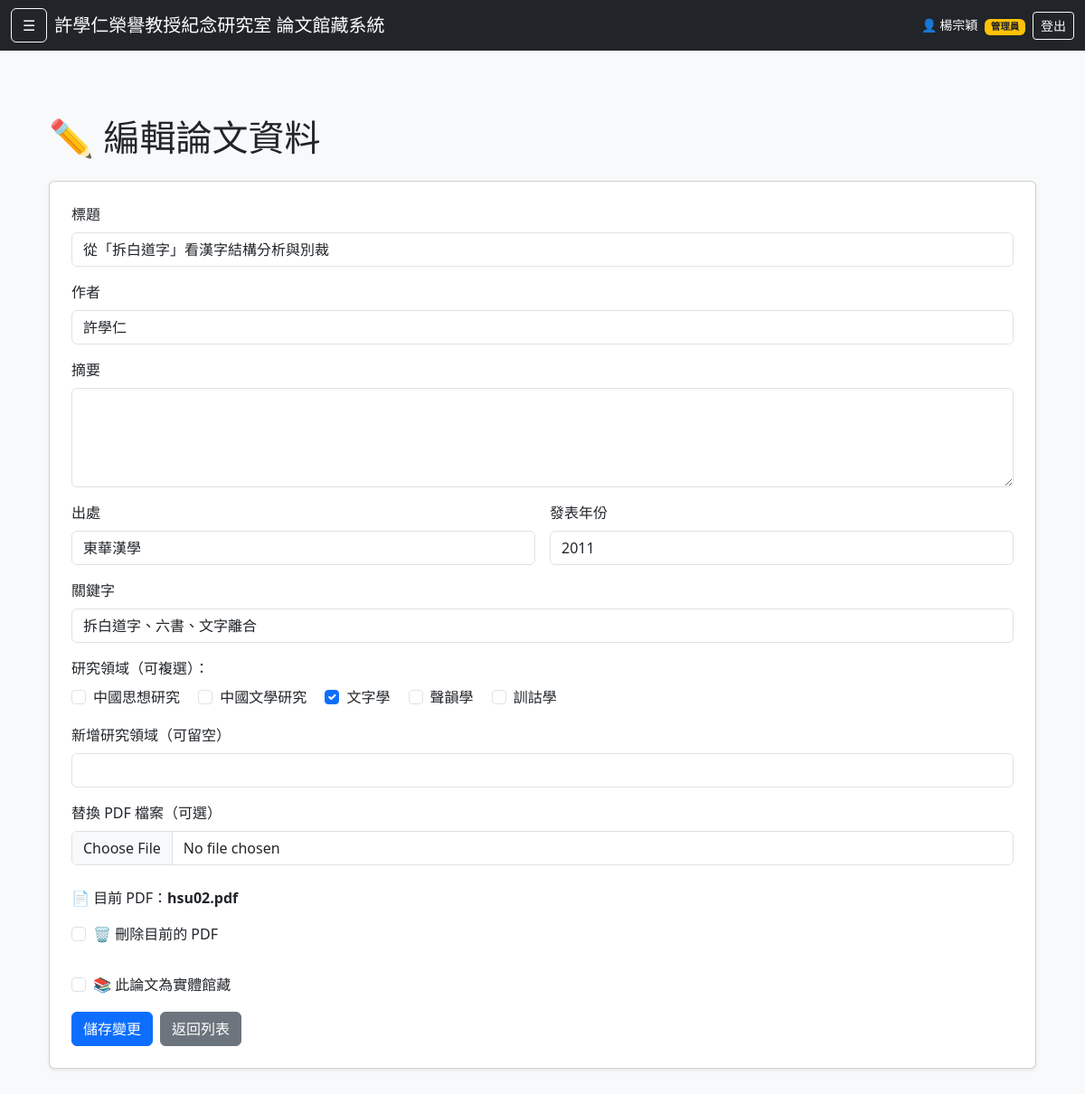
The page /edit/14 (signed in) on the database its author committed.
### tables this page shows
CREATE TABLE papers (
    id INTEGER PRIMARY KEY AUTOINCREMENT,
    title TEXT NOT NULL,
    authors TEXT NOT NULL,
    abstract TEXT,
    keywords TEXT,
    source TEXT,
    year INTEGER,
    field TEXT,
    pdf_filename TEXT
, is_physical INTEGER DEFAULT 0, physical_id TEXT);

CREATE TABLE fields (
    id INTEGER PRIMARY KEY AUTOINCREMENT,
    name TEXT UNIQUE NOT NULL
);

### app.py (the view, shortened to what this page needs)
@app.route('/edit/<int:paper_id>', methods=['GET', 'POST'])
def edit_paper(paper_id):
    if not session.get('logged_in') or session.get('role') != 'admin':
        flash("⚠️ 請以管理員身份登入以進入後台")
        return redirect(url_for('login'))
    conn = sqlite3.connect(DB_PATH)
    conn.row_factory = sqlite3.Row
    cursor = conn.cursor()
    cursor.execute("SELECT * FROM papers WHERE id = ?", (paper_id,))
    paper = cursor.fetchone()
    if not paper:
        conn.close()
        flash("❌ 查無此論文")
        return redirect(url_for('admin_papers'))
    cursor.execute("SELECT * FROM fields ORDER BY name")
    existing_fields = cursor.fetchall()
    cursor.execute("SELECT field_id FROM paper_fields WHERE paper_id = ?", (paper_id,))
    selected_field_ids = [row['field_id'] for row in cursor.fetchall()]
    conn.close()
    return render_template("edit_paper.html", paper=paper,
                           existing_fields=existing_fields,
                           selected_field_ids=selected_field_ids)

### templates/edit_paper.html (shortened to what this page needs)
<!DOCTYPE html>
<html lang="zh-Hant">
{% extends "base.html" %}
{% block content %}
<body class="bg-light">
<div class="container py-5">
    <h1 class="mb-4">✏️ 編輯論文資料</h1>
    <form method="post" enctype="multipart/form-data" class="card p-4 shadow-sm bg-white">
        <div class="mb-3">
            <label for="title" class="form-label">標題</label>
            <input type="text" name="title" id="title" class="form-control" value="{{ paper['title'] }}" required>
        </div>
        <div class="mb-3">
            <label for="authors" class="form-label">作者</label>
            <input type="text" name="authors" id="authors" class="form-control" value="{{ paper['authors'] }}">
        </div>
        <div class="mb-3">
            <label for="abstract" class="form-label">摘要</label>
            <textarea name="abstract" id="abstract" class="form-control" rows="4">{{ paper['abstract'] }}</textarea>
        </div>
        <div class="row g-3">
            <div class="col-md-6">
                <label for="source" class="form-label">出處</label>
                <input type="text" name="source" id="source" class="form-control" value="{{ paper['source'] }}">
            </div>
            <div class="col-md-6">
                <label for="year" class="form-label">發表年份</label>
                <input type="number" name="year" id="year" class="form-control" value="{{ paper['year'] }}">
            </div>
        </div>
        <div class="mb-3 mt-3">
            <label for="keywords" class="form-label">關鍵字</label>
            <input type="text" name="keywords" id="keywords" class="form-control" value="{{ paper['keywords'] }}">
        </div>
		<div class="mb-3">
			<label class="form-label">研究領域（可複選）：</label><br>
			{% for field in existing_fields %}
				<div class="form-check form-check-inline">
					<input class="form-check-input" type="checkbox"
						   name="fields" value="{{ field.id }}"
						   {% if field.id in selected_field_ids %}checked{% endif %}>
					<label class="form-check-label">{{ field.name }}</label>
				</div>
			{% endfor %}
		</div>
        <div class="mb-3">
            <label for="new_field" class="form-label">新增研究領域（可留空）</label>
            <input type="text" name="new_field" id="new_field" class="form-control">
        </div>
        <div class="mb-3">
            <label for="pdf" class="form-label">替換 PDF 檔案（可選）</label>
            <input type="file" name="pdf" id="pdf" class="form-control" accept=".pdf">
        </div>
		{% if paper['pdf_filename'] %}
			<p class="mt-2">
				📄 目前 PDF：<strong>{{ paper['pdf_filename'] }}</strong>
			</p>
			<div class="form-check mb-3">
				<input class="form-check-input" type="checkbox" name="delete_pdf" id="delete_pdf">
				<label class="form-check-label" for="delete_pdf">
					🗑️ 刪除目前的 PDF
				</label>
			</div>
		{% endif %}
		<div class="form-check mt-3">
		  <input class="form-check-input" type="checkbox" name="is_physical" id="is_physical"
				 {% if paper['is_physical'] == 1 %}checked{% endif %}>
		  <label class="form-check-label" for="is_physical">
			📚 此論文為實體館藏
		  </label>
		</div>
        <div class="d-flex gap-2 mt-3">
            <button type="submit" class="btn btn-primary">儲存變更</button>
            <a href="/admin/papers" class="btn btn-secondary">返回列表</a>
        </div>
    </form>
</div>
</body>
{% endblock %}

### templates/base.html (style rules this page uses)
body { padding-top: 56px; }

### rows shown on the page
papers: title "從「拆白道字」看漢字結構分析與別裁", authors "許學仁", source "東華漢學", year "2011", keywords "拆白道字、六書、文字離合", pdf_filename "hsu02.pdf"
fields: name "中國思想研究"
fields: name "中國文學研究"
fields: fields "☑", name "文字學"
fields: name "聲韻學"
fields: name "訓詁學"

### other values the page prints
{{ session.get('display_name', session.get('username')) }} "楊宗穎"
